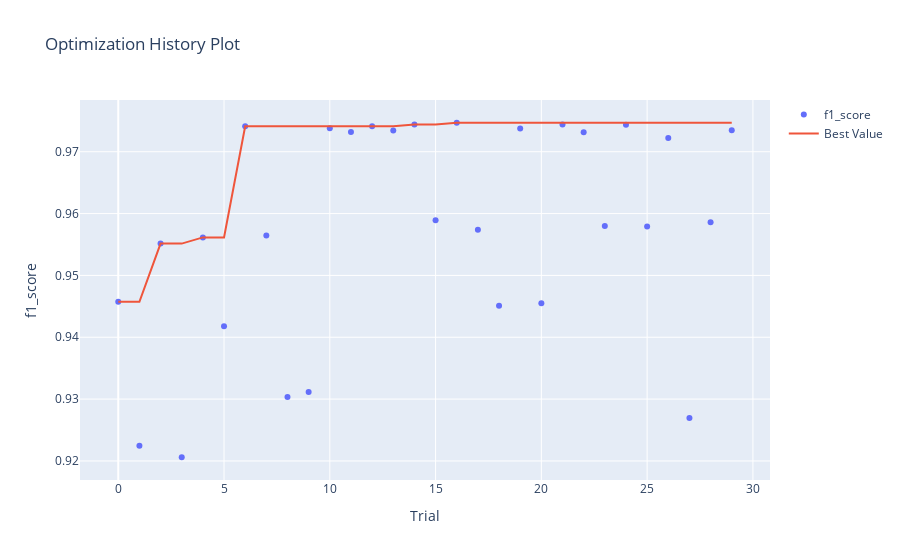

Source (notebook cell):
### Code cell
optuna.visualization.plot_optimization_history(study, target_name="f1_score")

### Figure 1 — Plotly figure (JSON) as saved in the notebook; plotly's stock layout.template omitted (floating-point values rounded to 4 significant figures)
{"data": [{"mode": "markers", "name": "f1_score", "type": "scatter", "x": [0, 1, 2, 3, 4, 5, 6, 7, 8, 9, 10, 11, 12, 13, 14, 15, 16, 17, 18, 19, 20, 21, 22, 23, 24, 25, 26, 27, 28, 29], "y": [0.9457, 0.9225, 0.9551, 0.9206, 0.9562, 0.9418, 0.9741, 0.9564, 0.9303, 0.9311, 0.9738, 0.9732, 0.9741, 0.9735, 0.9744, 0.9589, 0.9747, 0.9574, 0.9451, 0.9737, 0.9455, 0.9744, 0.9732, 0.958, 0.9744, 0.9579, 0.9722, 0.927, 0.9586, 0.9735]}, {"name": "Best Value", "type": "scatter", "x": [0, 1, 2, 3, 4, 5, 6, 7, 8, 9, 10, 11, 12, 13, 14, 15, 16, 17, 18, 19, 20, 21, 22, 23, 24, 25, 26, 27, 28, 29], "y": [0.9457, 0.9457, 0.9551, 0.9551, 0.9562, 0.9562, 0.9741, 0.9741, 0.9741, 0.9741, 0.9741, 0.9741, 0.9741, 0.9741, 0.9744, 0.9744, 0.9747, 0.9747, 0.9747, 0.9747, 0.9747, 0.9747, 0.9747, 0.9747, 0.9747, 0.9747, 0.9747, 0.9747, 0.9747, 0.9747]}], "layout": {"title": {"text": "Optimization History Plot"}, "xaxis": {"title": {"text": "Trial"}}, "yaxis": {"title": {"text": "f1_score"}}}}
